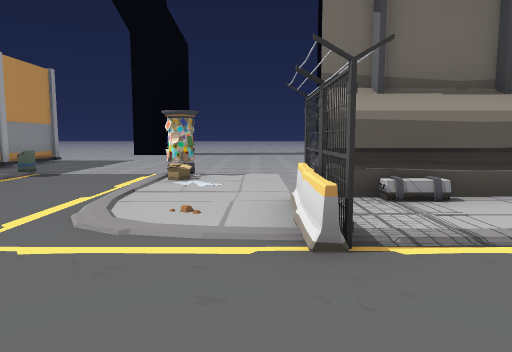
view 1 (above)

24 first-person views from a walk through a 3-D level made in the Unity game engine. The camera is 1.5 m above the floor, tilts 6° down and sees 70° across. The floor is counted in squares, 2 m on a side. Each view is taken from the middle of a square. On the plan, view 1 faces up. The plan holds only what a view shows up to about 11 squares ahead; the rest is blank. The place goes on beyond the plan. Door leaves are left out, so doorways stand open. Some surface patterns are stand-ins.

view 2
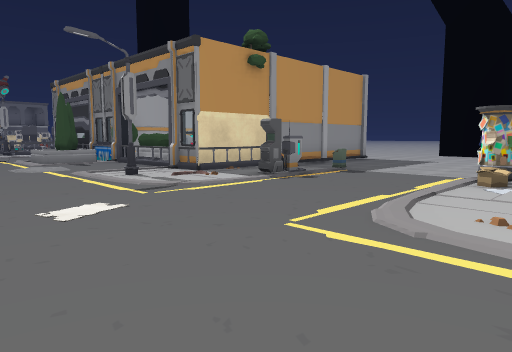

view 3
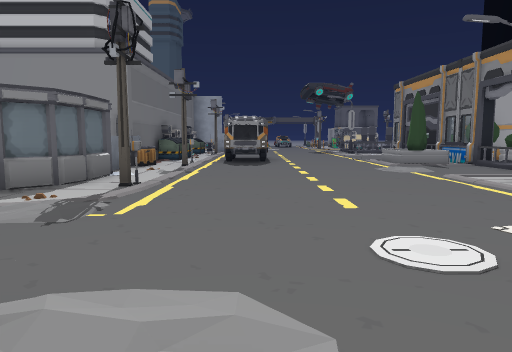

view 4
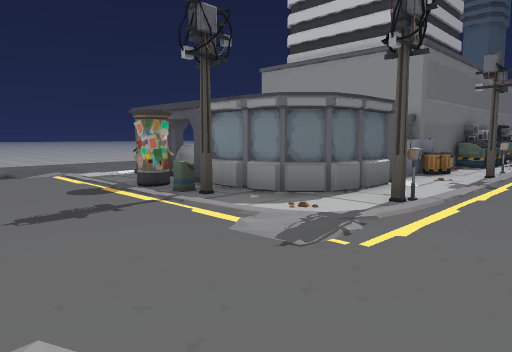

view 5
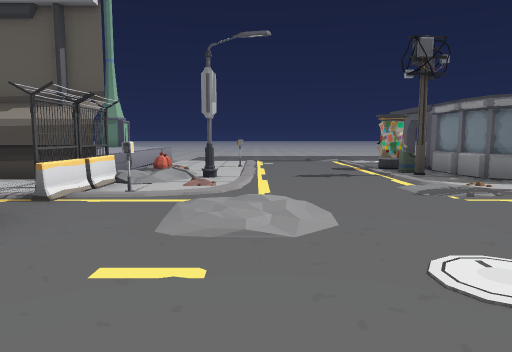

view 6
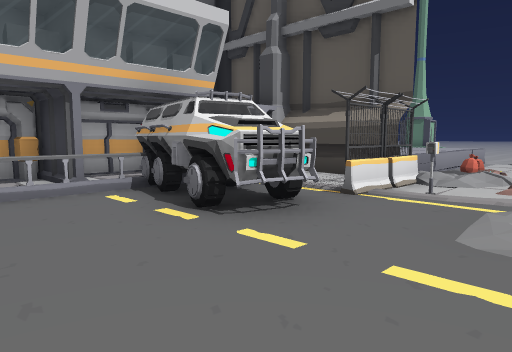

view 7
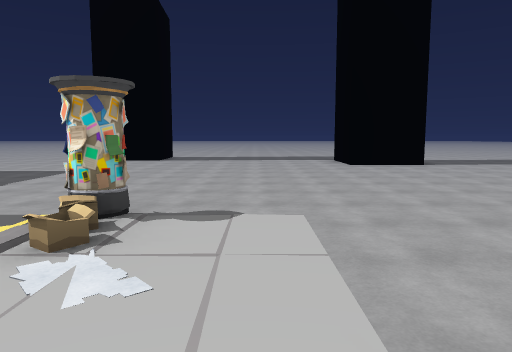

view 8
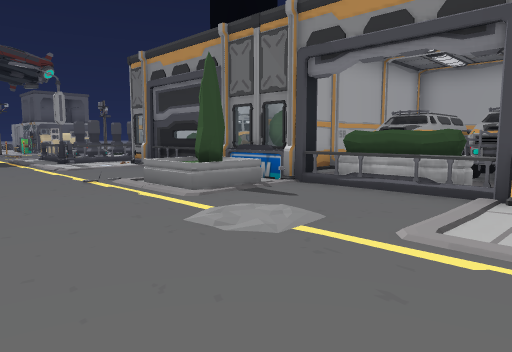

view 9
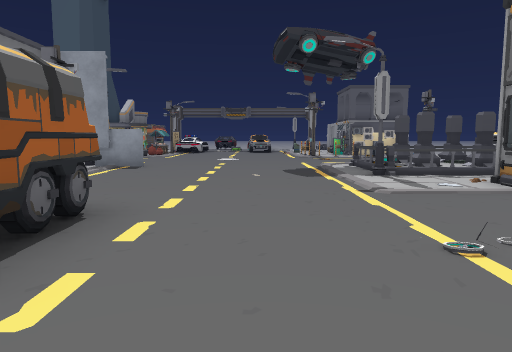

view 10
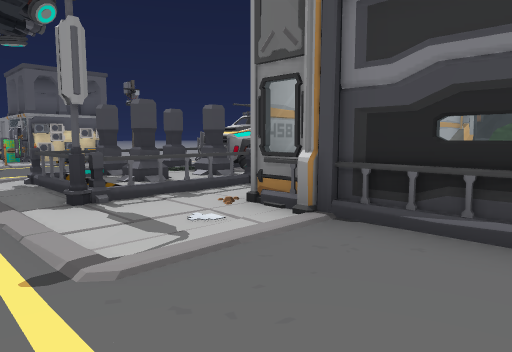

view 11
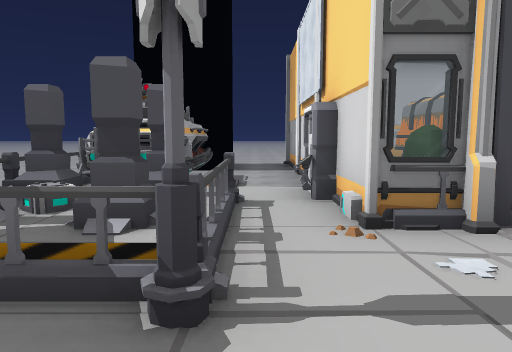

view 12
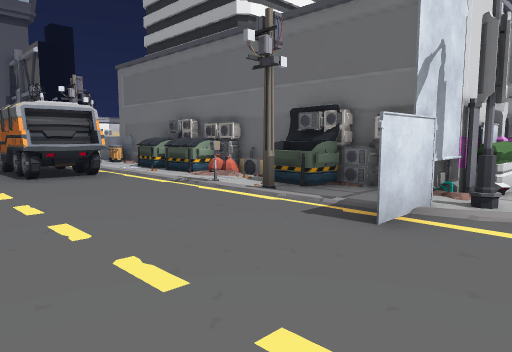

view 13
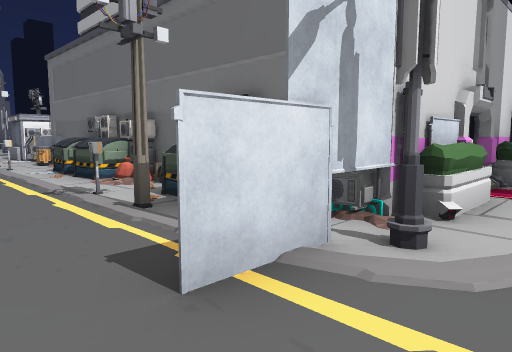

view 14
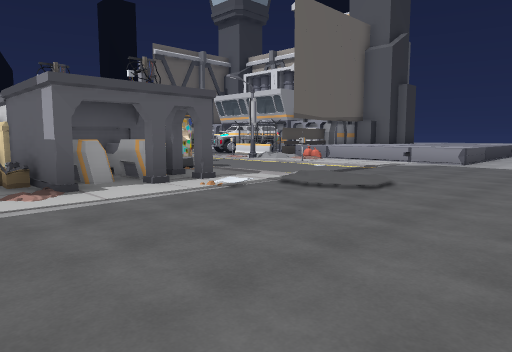

view 15
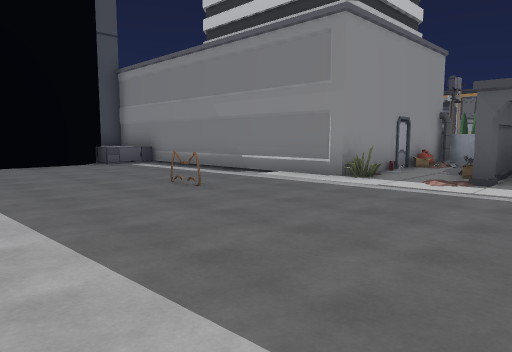

view 16
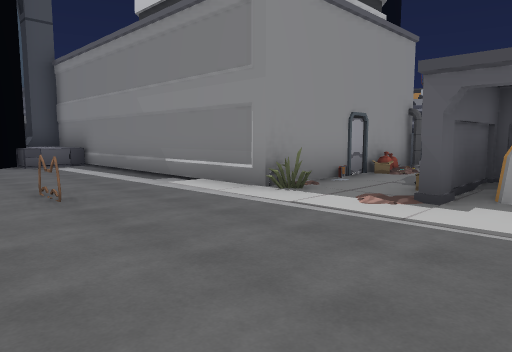

view 17
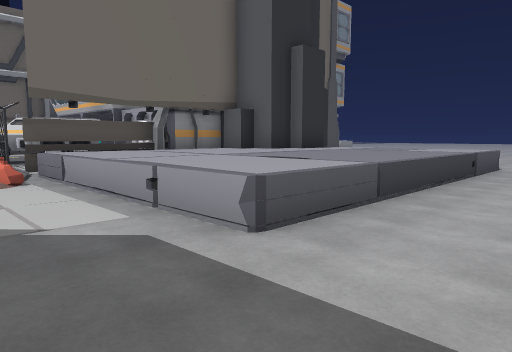

view 18
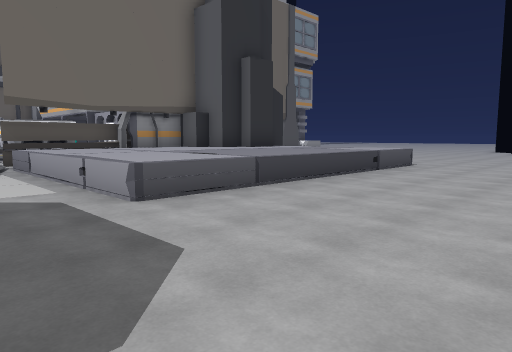

view 19
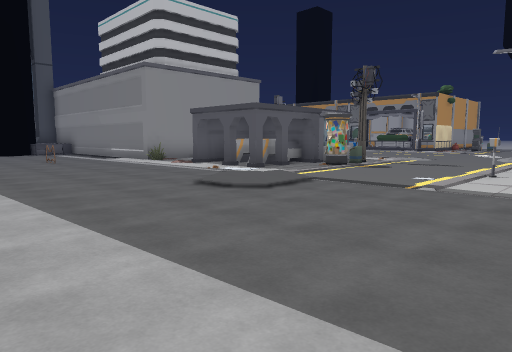

view 20
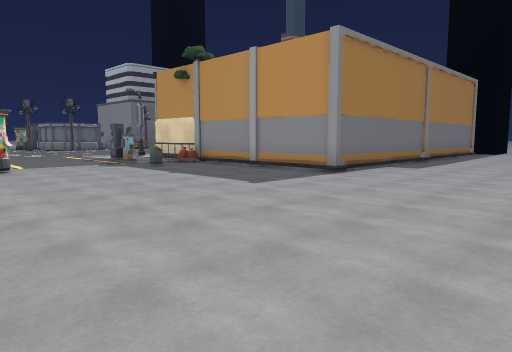

view 21
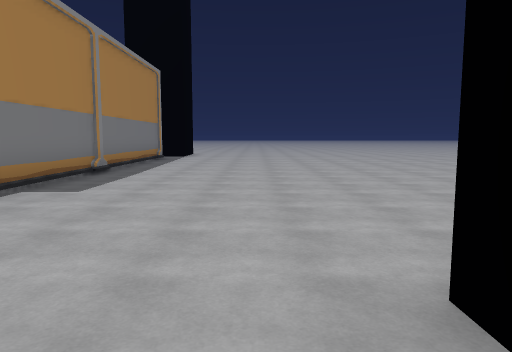

view 22
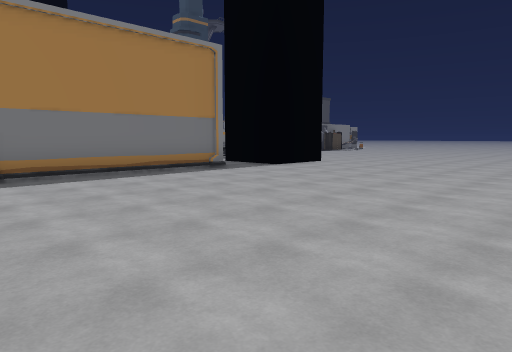

view 23
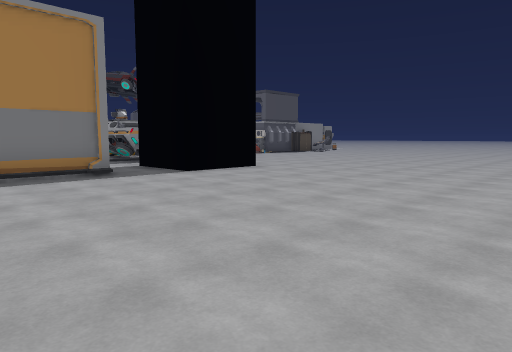

view 24
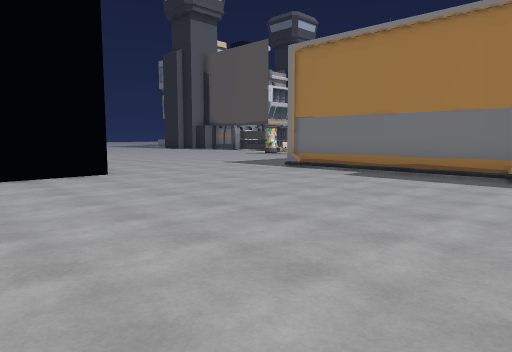

### Floor plan
Key: @ floor where view 1 was taken; # wall or solid block; x gap in a wall; . main floor; : floor 0.25 m higher than the main floor; / step, stairs or slope; D open door; ^ raised ledge; B bin; P pillar; S poster; F fence; A barrier; T tree; H hedge; M cash machine; R streetlight; I billboard; U dumpster; C truck; O other object.
Columns run from 22 left of view 1 to 5 right of it. Each row starts with its distance up from view 1.
 20      ........
 19 .................
 18 .................
 17 .................# ....
 16 .......................
 15 .........................  #
 14 ............................
 13 .#  ........................
 12     .###########............
 11    #.#         #............
 10    ..#      C  #...........
  9    C.# O    CC #...........
  8  OCC.O O  #CCC #/B..PP....
  7  OCC.O OO #CCC  T...P  ..
  6  OCCOOHHHH#HHH.O.M...S ..
  5  OOOO#HOH#IHHHx .......###O
  4 .OOOO....HO............FA
  3 ....R....HT....R.......A.
  2 .......................F.
  1 ..................S......O.#
  0 ......................@C.OO#
 -1 .......OOOO........./.CCCCC#
 -2 .I.....OO O........./.O.CC O
 -3 .I. UO.UUOOOO  O./....AF  #
 -4 ROO UOOU O BIO##......AF  #
 -5  HO           ###O...R:xO# #
 -6  OO        O O###B... O^^^^^
 -7  /         ###OO#P..O  ^^^^^
 -8  H           OOO#....  ^^^^^
 -9  H### # ###OOx.##....  ^^^^^
-10   #OOO......DD...//.//.^^^^^
-11     #............//....^^^^^
-12      .....O.................
-13      .......................
-14        .....................
-15             ....   ......

Where each view was taken, in squares from view 1:
view 1: 0 up, 0 right, facing up
view 2: 0 up, 0 right, facing up-left
view 3: 1 down, 1 left, facing left
view 4: 1 down, 2 left, facing down-left
view 5: 2 up, 2 left, facing down
view 6: 2 up, 2 left, facing down-right
view 7: 4 up, 0 right, facing up
view 8: 0 up, 7 left, facing up-left
view 9: 1 up, 11 left, facing left
view 10: 2 up, 14 left, facing up-left
view 11: 2 up, 18 left, facing up
view 12: 1 up, 22 left, facing down-right
view 13: 1 down, 22 left, facing down-right
view 14: 14 down, 10 left, facing up-right
view 15: 15 down, 7 left, facing up-left
view 16: 13 down, 7 left, facing up-left
view 17: 13 down, 1 left, facing up-right
view 18: 15 down, 1 left, facing up-right
view 19: 15 down, 0 right, facing up-left
view 20: 17 up, 0 right, facing down-left
view 21: 16 up, 4 left, facing left
view 22: 20 up, 11 left, facing down-left
view 23: 20 up, 14 left, facing down-left
view 24: 20 up, 13 left, facing down-right
